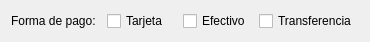
     <widget class="QWidget" name="layoutWidget">
      <property name="geometry">
       <rect>
        <x>200</x>
        <y>90</y>
        <width>350</width>
        <height>22</height>
       </rect>
      </property>
      <layout class="QHBoxLayout" name="horizontalLayout_6">
       <item>
        <widget class="QLabel" name="lblFormadepago">
         <property name="minimumSize">
          <size>
           <width>90</width>
           <height>20</height>
          </size>
         </property>
         <property name="maximumSize">
          <size>
           <width>90</width>
           <height>20</height>
          </size>
         </property>
         <property name="text">
          <string>Forma de pago:</string>
         </property>
        </widget>
       </item>
       <item>
        <widget class="QCheckBox" name="chkTarjeta">
         <property name="minimumSize">
          <size>
           <width>70</width>
           <height>20</height>
          </size>
         </property>
         <property name="maximumSize">
          <size>
           <width>70</width>
           <height>20</height>
          </size>
         </property>
         <property name="text">
          <string>Tarjeta</string>
         </property>
        </widget>
       </item>
       <item>
        <widget class="QCheckBox" name="chkEfectivo">
         <property name="minimumSize">
          <size>
           <width>70</width>
           <height>20</height>
          </size>
         </property>
         <property name="maximumSize">
          <size>
           <width>70</width>
           <height>20</height>
          </size>
         </property>
         <property name="text">
          <string>Efectivo</string>
         </property>
        </widget>
       </item>
       <item>
        <widget class="QCheckBox" name="chkTransferencia">
         <property name="minimumSize">
          <size>
           <width>100</width>
           <height>20</height>
          </size>
         </property>
         <property name="maximumSize">
          <size>
           <width>100</width>
           <height>16777215</height>
          </size>
         </property>
         <property name="text">
          <string>Transferencia</string>
         </property>
        </widget>
       </item>
      </layout>
     </widget>
